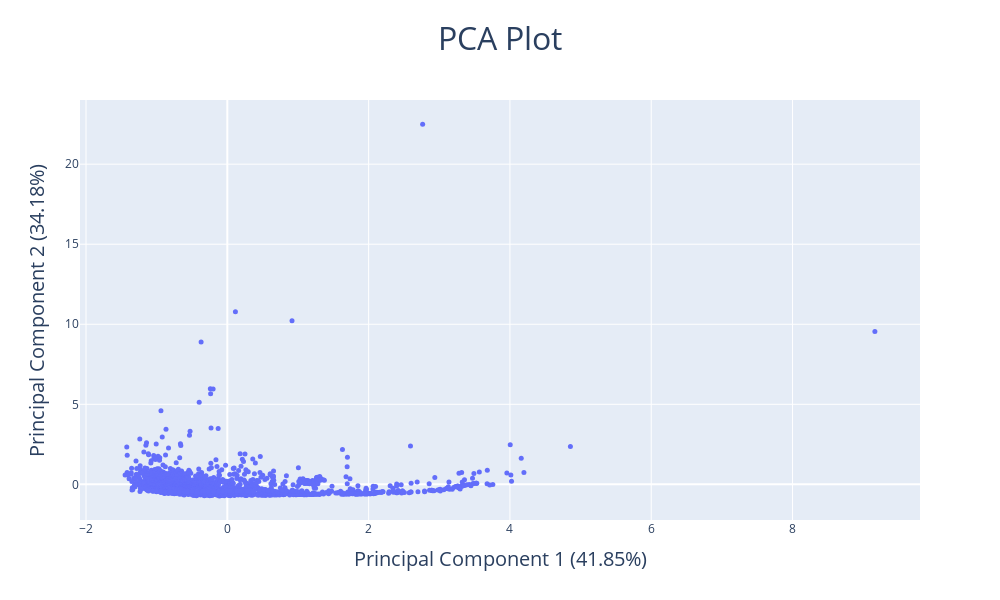

The cell this chart's notebook holds for it:
### Code cell
import pandas as pd
import numpy as np
from sklearn.decomposition import PCA
from sklearn.preprocessing import StandardScaler
import plotly.graph_objects as go

# Read the data from the CSV file

data = pd.read_csv('edgeR_results.csv')
df = pd.DataFrame(data)

# Select only the numeric columns for PCA
numeric_data = df[['logFC', 'logCPM', 'LR']]

# Standardize the data (mean=0, variance=1), which is a common practice before PCA
scaled_data = StandardScaler().fit_transform(numeric_data)

# Perform PCA
pca = PCA(n_components=2)
principal_components = pca.fit_transform(scaled_data)

# Convert the principal components to a DataFrame
pca_df = pd.DataFrame(data=principal_components, columns=['PC1', 'PC2'])

# Create the PCA plot using Plotly
fig = go.Figure(data=go.Scatter(x=pca_df['PC1'], 
                                y=pca_df['PC2'], 
                                mode='markers',
                                marker=dict(size=5),
                                ))
# Update figure properties if needed
fig.update_layout(title='PCA Plot',
                  xaxis_title=f'Principal Component 1 ({pca.explained_variance_ratio_[0]*100:.2f}%)',
                  yaxis_title=f'Principal Component 2 ({pca.explained_variance_ratio_[1]*100:.2f}%)',
                title_x=0.5,
                title_font_size=32,  # Increase the main title font size
                yaxis_title_font=dict(size=20),  # Increase y-axis title font size
                xaxis_title_font=dict(size=20),   # Increase x-axis title font size
                width=1000,
                height=600)  # Adjust the size of markers

# Show the plot
fig.show()

### Figure 1 — Plotly figure (JSON) as saved in the notebook; plotly's stock layout.template omitted (floating-point values rounded to 4 significant figures; data arrays with more than 128 entries replaced by an {"elided": "..."} marker saying what was removed)
{"data": [{"marker": {"size": 5}, "mode": "markers", "type": "scatter", "x": {"elided": "1497 float values"}, "y": {"elided": "1497 float values"}}], "layout": {"height": 600, "title": {"font": {"size": 32}, "text": "PCA Plot", "x": 0.5}, "width": 1000, "xaxis": {"title": {"font": {"size": 20}, "text": "Principal Component 1 (41.85%)"}}, "yaxis": {"title": {"font": {"size": 20}, "text": "Principal Component 2 (34.18%)"}}}}
